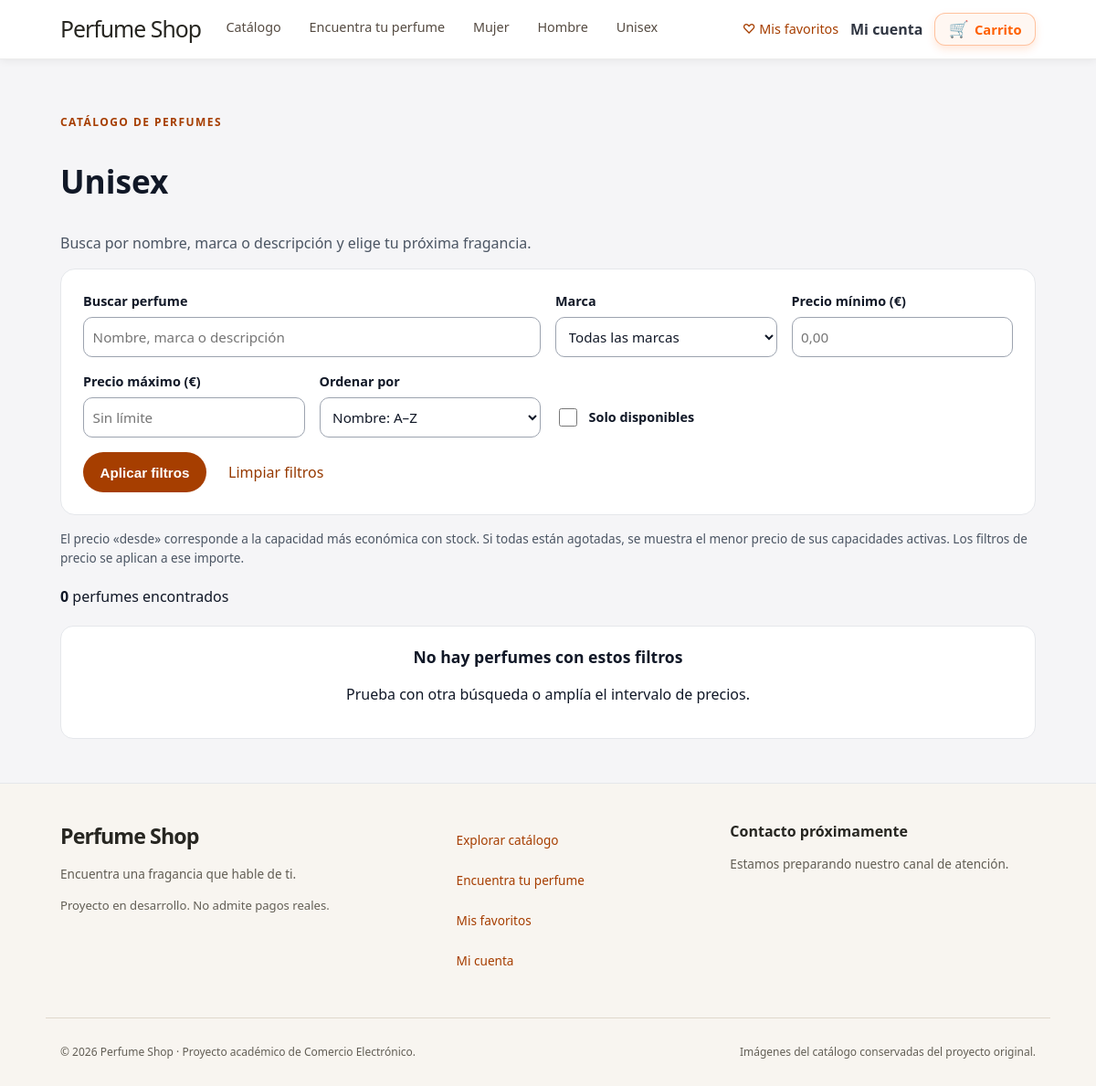
The page /categoria.php?c=unisex on the database its author committed.
### tables this page shows
CREATE TABLE `categoria` (
  `id` int(11) NOT NULL AUTO_INCREMENT,
  `nombre` varchar(120) NOT NULL,
  `slug` varchar(140) NOT NULL,
  `descripcion` text DEFAULT NULL,
  `imagen_url` varchar(255) DEFAULT NULL,
  `activa` tinyint(1) NOT NULL DEFAULT 1,
  `orden` int(11) NOT NULL DEFAULT 0,
  `created_at` timestamp NOT NULL DEFAULT current_timestamp(),
  `updated_at` timestamp NULL DEFAULT NULL ON UPDATE current_timestamp(),
  PRIMARY KEY (`id`),
  UNIQUE KEY `uniq_categoria_slug` (`slug`)
);

### public/categoria.php (called while the page is built, shortened)
<?php
$categoryPage = true;
require __DIR__ . '/includes/catalog-page.php';

### src/lib/helpers.php (called while the page is built, shortened)
<?php
function h(string $s): string {
    return htmlspecialchars($s, ENT_QUOTES, 'UTF-8');
}
function url(string $path = ''): string {
    $base = rtrim(BASE_URL, '/');
    $path = '/' . ltrim($path, '/');
    return $base . $path;
}
function asset(string $path): string {
    return url($path);
}
function category_label(string $name): string {
    return ['Women Perfumes' => 'Mujer', 'Men Perfumes' => 'Hombre'][$name] ?? $name;
}

### config/database.php (called while the page is built, shortened)
<?php
function db(): PDO
{
    static $pdo = null;
    if ($pdo === null) {
        $dsn = "mysql:host=" . DB_HOST .
               ";port=" . DB_PORT .
               ";dbname=" . DB_NAME .
               ";charset=" . DB_CHARSET;
        $options = [
            PDO::ATTR_ERRMODE            => PDO::ERRMODE_EXCEPTION,
            PDO::ATTR_DEFAULT_FETCH_MODE => PDO::FETCH_ASSOC,
            PDO::ATTR_EMULATE_PREPARES   => false
        ];
        $pdo = new PDO($dsn, DB_USER, DB_PASS, $options);
    }
    return $pdo;
}

### src/lib/catalog.php (called while the page is built, shortened)
<?php
function catalog_filters(array $query): array
{
    $values = [];
    foreach (['q', 'c', 'marca', 'min', 'max', 'stock', 'orden', 'page'] as $key) {
        $value = $query[$key] ?? '';
        $values[$key] = trim($value);
    }
    foreach (['min', 'max'] as $key) {
        $values[$key] = str_replace(',', '.', $values[$key]);
    }
    $values['orden'] = $values['orden'] === '' ? 'nombre' : $values['orden'];
    $values['page'] = $values['page'] === '' ? '1' : $values['page'];
    return $values;
}
function catalog_orders(): array
{
    return ['nombre' => 'Nombre: A–Z', 'precio-asc' => 'Precio: de menor a mayor',
        'precio-desc' => 'Precio: de mayor a menor', 'recientes' => 'Más recientes'];
}
function catalog_source(): string
{
    return "SELECT p.id, p.nombre, p.slug, p.descripcion_corta, p.descripcion_larga, p.imagen_principal,
        p.created_at, c.slug AS categoria_slug, m.slug AS marca_slug, m.nombre AS marca,
        CASE WHEN v.total IS NULL THEN CASE WHEN p.precio_oferta > 0 THEN p.precio_oferta ELSE p.precio END
             ELSE COALESCE(v.precio_disponible, v.precio_activo) END AS precio_desde,
        CASE WHEN v.total IS NULL THEN p.stock > 0 ELSE v.disponibles > 0 END AS disponible
        FROM producto p JOIN categoria c ON c.id = p.id_categoria
        JOIN marca m ON m.id = p.id_marca
        LEFT JOIN (
            SELECT id_producto, COUNT(*) AS total,
                SUM(activo = 1 AND stock > 0) AS disponibles,
                MIN(CASE WHEN activo = 1 AND stock > 0 THEN
                    CASE WHEN precio_oferta > 0 THEN precio_oferta ELSE precio END END) AS precio_disponible,
                MIN(CASE WHEN activo = 1 THEN
                    CASE WHEN precio_oferta > 0 THEN precio_oferta ELSE precio END END) AS precio_activo
            FROM producto_variante GROUP BY id_producto
        ) v ON v.id_producto = p.id
        WHERE p.activo = 1 AND c.activa = 1";
}
function catalog_results(PDO $pdo, array $filters): array
{
    $where = ['1 = 1']; $params = [];
    foreach (['c' => 'categoria_slug', 'marca' => 'marca_slug'] as $key => $column) {
        if ($filters[$key] !== '') { $where[] = "$column = ?"; $params[] = $filters[$key]; }
    }
    $from = ' FROM (' . catalog_source() . ') catalogo WHERE ' . implode(' AND ', $where);
    $count = $pdo->prepare('SELECT COUNT(*)' . $from);
    $count->execute($params);
    $total = (int)$count->fetchColumn();
    $pages = max(1, (int)ceil($total / 12));
    $page = (int)$filters['page'];
    $orders = ['nombre' => 'nombre, id', 'precio-asc' => 'precio_desde IS NULL, precio_desde, nombre, id',
        'precio-desc' => 'precio_desde IS NULL, precio_desde DESC, nombre, id', 'recientes' => 'created_at DESC, id DESC'];
    $st = $pdo->prepare('SELECT *' . $from . ' ORDER BY ' . $orders[$filters['orden']] . ' LIMIT ? OFFSET ?');
    foreach ($params as $i => $value) { $st->bindValue($i + 1, $value, PDO::PARAM_STR); }
    $st->bindValue(count($params) + 1, 12, PDO::PARAM_INT);
    $st->bindValue(count($params) + 2, ($page - 1) * 12, PDO::PARAM_INT);
    $st->execute();
    return ['products' => $st->fetchAll(), 'total' => $total, 'pages' => $pages, 'page' => $page];
}

### public/includes/catalog-page.php (the view, shortened to what this page needs)
<?php
require_once __DIR__ . '/../../config/init.php';
require_once __DIR__ . '/../../src/lib/catalog.php';
$categoryPage = $categoryPage ?? false;
$title = 'Encuentra tu perfume';
$error = '';
$category = null;
$categories = db()->query('SELECT nombre, slug FROM categoria WHERE activa = 1 ORDER BY orden, nombre')->fetchAll();
try {
    $filters = catalog_filters($_GET);
    if ($filters['c'] !== '') {
        foreach ($categories as $item) { if ($item['slug'] === $filters['c']) { $category = $item; break; } }
    }
    if ($categoryPage) { $title = category_label($category['nombre']); }
    $result = catalog_results(db(), $filters);
} catch (InvalidArgumentException $e) {
    http_response_code(422); $error = $e->getMessage();
} catch (OutOfBoundsException $e) {
    http_response_code(404); $error = $e->getMessage();
}
require __DIR__ . '/header.php';
?>
<section class="catalog" aria-labelledby="catalog-title">
  <p class="account-eyebrow">CATÁLOGO DE PERFUMES</p>
  <h1 id="catalog-title"><?= h($title) ?></h1>
  <?php if ($error !== ''): ?>
    <p class="account-error" role="alert"><?= h($error) ?></p>
    <a href="<?= h(url('catalogo.php')) ?>">Volver al catálogo</a>
  <?php else: ?>
    <p class="catalog-intro">Busca por nombre, marca o descripción y elige tu próxima fragancia.</p>
    <form class="catalog-filters" method="get" action="<?= h(url($path)) ?>" role="search" aria-label="Buscar perfumes">
      <div class="catalog-search"><label for="catalog-q">Buscar perfume</label>
        <input type="text" id="catalog-q" name="q" maxlength="100" value="<?= h($filters['q']) ?>" placeholder="Nombre, marca o descripción">
      </div>
      <div><label for="catalog-brand">Marca</label><select id="catalog-brand" name="marca">
        <option value="">Todas las marcas</option>
      </select></div>
      <div><label for="catalog-min">Precio mínimo (€)</label><input id="catalog-min" name="min" type="text" inputmode="decimal" value="<?= h($filters['min']) ?>" placeholder="0,00"></div>
      <div><label for="catalog-max">Precio máximo (€)</label><input id="catalog-max" name="max" type="text" inputmode="decimal" value="<?= h($filters['max']) ?>" placeholder="Sin límite"></div>
      <div><label for="catalog-sort">Ordenar por</label><select id="catalog-sort" name="orden">
        <?php foreach (catalog_orders() as $key => $label): ?><option value="<?= h($key) ?>" <?= $filters['orden'] === $key ? 'selected' : '' ?>><?= h($label) ?></option><?php endforeach; ?>
      </select></div>
      <label class="catalog-stock"><input type="checkbox" name="stock" value="1" <?= $filters['stock'] === '1' ? 'checked' : '' ?>> Solo disponibles</label>
      <div class="catalog-controls"><button type="submit">Aplicar filtros</button>
        <a href="<?= h(url($path . ($categoryPage ? '?c=' . rawurlencode($filters['c']) : ''))) ?>">Limpiar filtros</a>
      </div>
    </form>
    <p class="catalog-price-help">El precio «desde» corresponde a la capacidad más económica con stock. Si todas están agotadas, se muestra el menor precio de sus capacidades activas. Los filtros de precio se aplican a ese importe.</p>
    <div class="catalog-summary"><p role="status"><strong><?= $result['total'] ?></strong> <?= $result['total'] === 1 ? 'perfume encontrado' : 'perfumes encontrados' ?></p>
    </div>
    <?php if (!$result['products']): ?>
      <div class="message-box"><h3>No hay perfumes con estos filtros</h3><p>Prueba con otra búsqueda o amplía el intervalo de precios.</p></div>
    <?php endif; ?>
  <?php endif; ?>
</section>
<?php require __DIR__ . '/footer.php'; ?>

### public/includes/header.php (shortened to what this page needs)
<?php
$menuCategorias = db()->query("
    SELECT id, nombre, slug
    FROM categoria
    WHERE activa = 1
    ORDER BY orden, nombre
")->fetchAll();
$favoritesContext = favorites_context(db());
?>
<!doctype html>
<html lang="es">
<head>
  <link rel="stylesheet" href="<?= asset('css/style.css?v=1.4') ?>">
  <link rel="stylesheet" href="<?= asset('css/storefront.css?v=1.2') ?>">
</head>
<body>
<header class="header-sticky">
  <div class="container header-bar">
    <div class="header-left">
      <p class="shop-title">
        <a href="<?= url('/') ?>" class="shop-title-link">
          <?= h(APP_NAME) ?>
        </a>
      </p>
      <nav id="menu" class="main-menu" aria-label="Navegación principal">
        <a href="<?= url('catalogo.php') ?>">Catálogo</a>
        <a href="<?= url('descubrir.php') ?>">Encuentra tu perfume</a>
        <?php foreach ($menuCategorias as $c): ?>
          <a href="<?= url('categoria.php?c=' . rawurlencode($c['slug'])) ?>">
            <?= h(category_label($c['nombre'])) ?>
          </a>
        <?php endforeach; ?>
      </nav>
    </div>
    <div class="header-actions">
    <a href="<?= h(url('favoritos.php')) ?>" class="favorites-nav-link">♡ Mis favoritos<?php if ($favoritesContext['ids']): ?> <span>(<?= count($favoritesContext['ids']) ?>)</span><?php endif; ?></a>
    <a href="<?= url('cuenta.php') ?>" class="account-nav-link">Mi cuenta</a>
    <a href="<?= url('carrito.php') ?>" class="cart-button">
      <span class="cart-icon">🛒</span>
      <span class="cart-label">Carrito</span>
    </a>
    </div>
  </div>
</header>
<main id="main-content" class="container" tabindex="-1">

### public/css/storefront.css (style rules this page uses)
:root { --store-ink:#272621; --store-muted:#625e55; --store-paper:#f8f5f0; --store-accent:#a63e00; }
:where(a,button,input,select,summary):focus-visible { outline:3px solid #2563eb; outline-offset:4px; }
.header-bar { padding:.8rem 1rem; }
.header-left { gap:1rem; flex-wrap:wrap; }
.shop-title { margin:0; white-space:nowrap; letter-spacing:-.04em; font-size:1.55rem; }
.shop-title-link { color:var(--store-ink); }
.header-actions { gap:.8rem; }
.main-menu { gap:.1rem; }
#menu a { min-height:44px; display:inline-flex; align-items:center; color:#554b42; padding:.4rem .65rem; }
.header-actions { flex-wrap:wrap; }
.favorites-nav-link { display:inline-flex; align-items:center; min-height:44px; color:var(--store-accent); gap:.3rem; font-size:.9rem; }
.catalog h1 { font-size:clamp(1.7rem,4vw,2.2rem); }

### rows shown on the page
categoria: nombre "Mujer"
categoria: nombre "Hombre"
categoria: nombre "Unisex"

### other values the page prints
APP_NAME "Perfume Shop"
$result['total'] "0"
form field orden "Nombre: A–Z"
